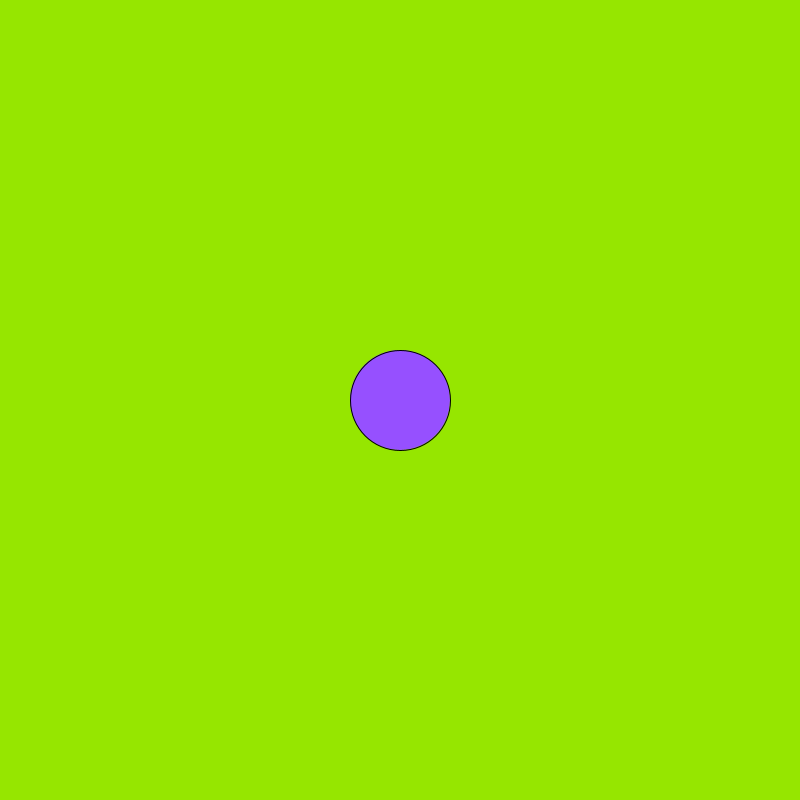
Frame 1 (no input)
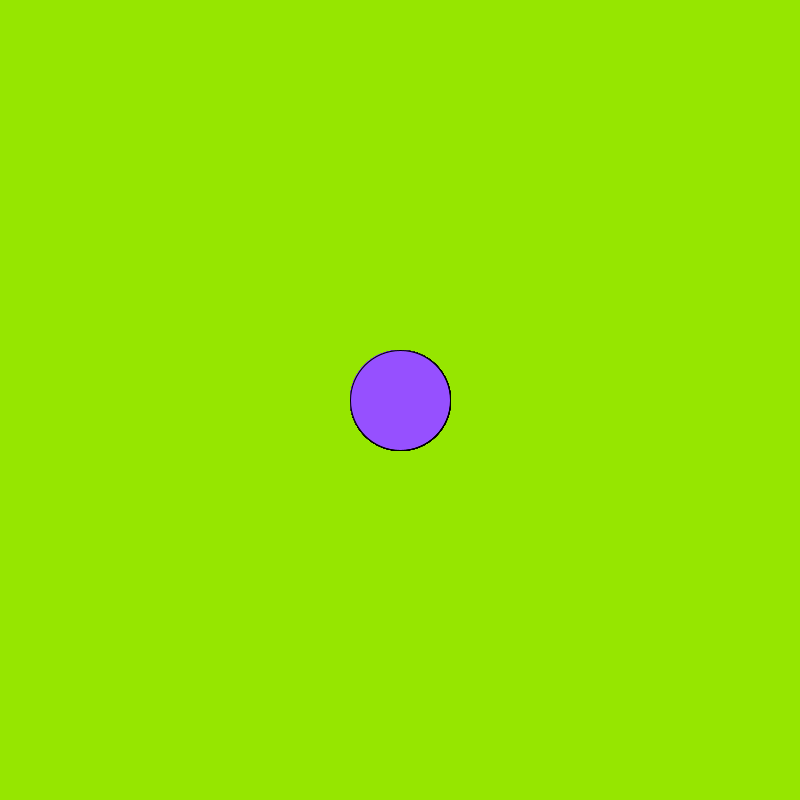
Frame 60 (the mouse pressed at the canvas centre just before this capture)
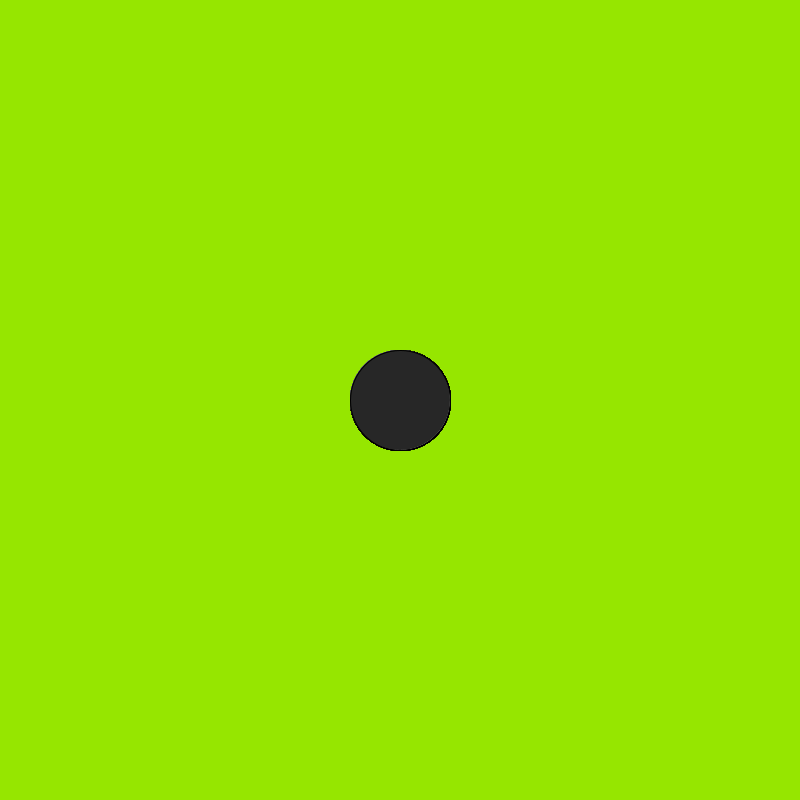
Frame 120 (the mouse held since frame 60 and released just before this capture)

The Processing sketch that drew these frames (run headless with seeded random() and noise(); from frame 60 on, the mouse is pressed at the canvas centre):

// Processing sketch: Logical_Dot
// ── Logical_Dot.pde
void setup() {
  size(800, 800);
  background(150,230,0);
}

void draw() {
  
   fill(150,80,255);

   if(mousePressed){
   fill(random(255));
   }

  ellipse(400,400,100,100);

}
// Copyright Wintriss Technical Schools 2013
